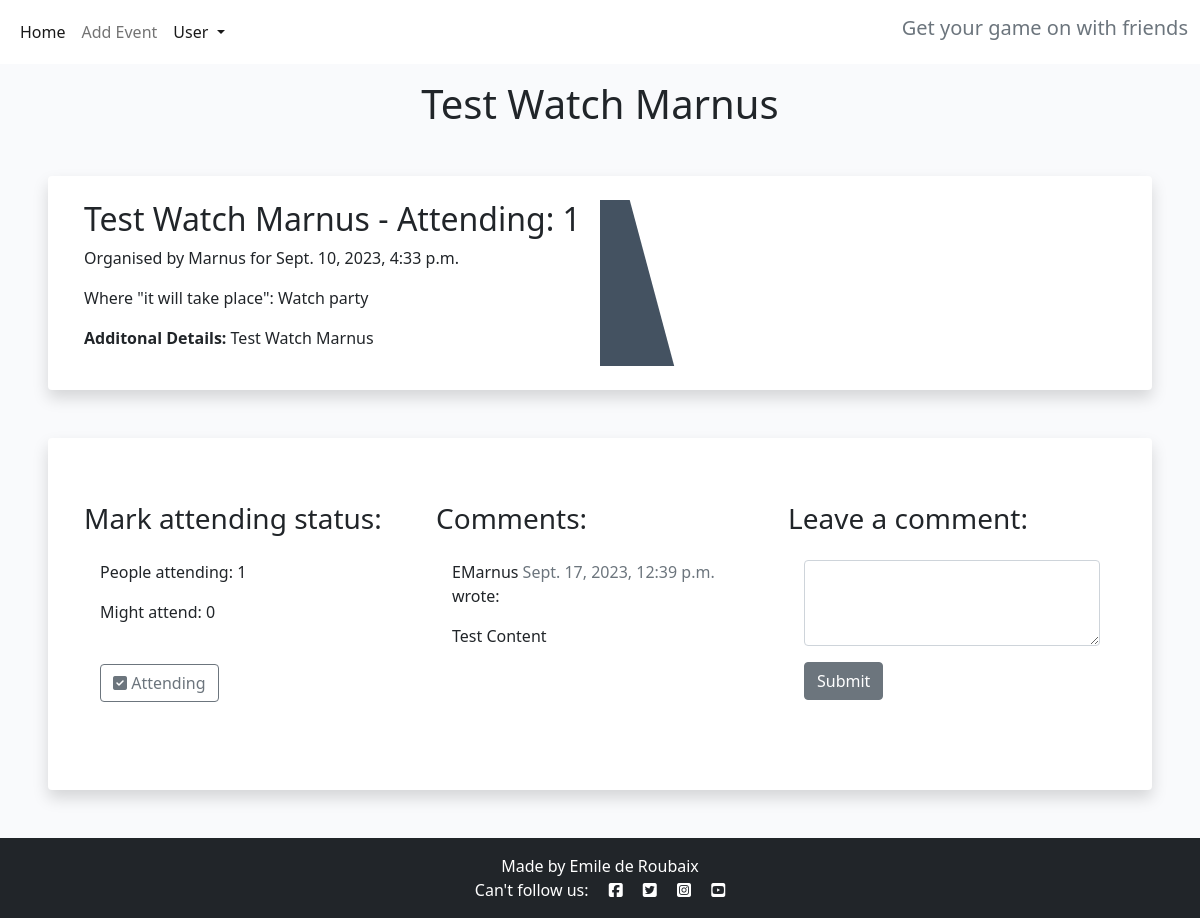
/booking-details/11 (signed in), run on the app's committed database.
### game_dates/models.py (models this page shows, shortened)
class Appointment(models.Model):
    user = models.ForeignKey(
        User, on_delete=models.CASCADE, null=True, blank=True)
    type = models.CharField(
        max_length=50, choices=SERVICE_CHOICES, default="Online gaming")
    day = models.DateField(default=datetime.now)
    time = models.CharField(
        max_length=24, choices=TIME_CHOICES)
    updated_on = models.DateTimeField(auto_now=True)
    description = models.CharField(
        max_length=50, null=True)
    content = models.TextField()
    created_on = models.DateTimeField(auto_now_add=True)
    approved = models.BooleanField(default=True)
    attending = models.ManyToManyField(
        User, related_name='event_attending', blank=True)
    tentative = models.ManyToManyField(
        User, related_name='event_tentative', blank=True)
    class Meta:
        ordering = ["-created_on"]
    def number_of_attendees(self):
        return self.attending.count()
    def number_of_tentative(self):
        return self.tentative.count()

class Comment(models.Model):
    post = models.ForeignKey(Appointment, on_delete=models.CASCADE,
                             related_name="comments")
    name = models.CharField(max_length=80)
    email = models.EmailField(blank=True)
    body = models.TextField()
    created_on = models.DateTimeField(auto_now_add=True)
    approved = models.BooleanField(default=True)
    class Meta:
        ordering = ["created_on"]

### game_dates/views.py (the view)
# urls.py: path('booking-details/<booking_id>', views.bookingDetails, name='bookingDetails'),
def bookingDetails(request, booking_id):
    booking = Appointment.objects.get(pk=booking_id)
    comments = booking.comments.filter(approved=True).order_by('created_on')
    attending = booking.number_of_attendees()
    tentative = booking.number_of_tentative()
    new_comment = None
    if request.method == 'POST':
        comment_form = CommentForm(data=request.POST)
        if comment_form.is_valid():
            new_comment = comment_form.save(commit=False)
            new_comment.name = request.user
            new_comment.post = Appointment.objects.get(id=booking_id)
            new_comment.save()
    else:
        comment_form = CommentForm()
    return render(request, 'bookingDetails.html', {
        'booking': booking,
        'comments': comments,
        'comment_form': comment_form,
        'attending': attending,
        'tentative': tentative,
        })

### game_dates/forms.py
class CommentForm(forms.ModelForm):
    class Meta:
        model = Comment
        fields = ('body',)
        widgets = {
            'body': forms.Textarea(attrs={'class': 'form-control', 'rows': '3'}),
        }
        labels = {
            'body': ''
        }

### game_dates/templates/bookingDetails.html (shortened to what this page needs)
{% extends "base.html" %}
{% block content %}
{% if user.is_authenticated %}
<h1 class="text-center  mt-3">{{ booking.description }}</h1>
<div class="shadow p-4 mb-5 bg-body bg-body rounded text-black  m-5 ">
    <div class="">
        <div class="container">
            <div class="row g-0">
                <div class="col-md-6 ">
                    <h2 class="">{{ booking.description }} - Attending: {{ attending }}</h2>
                    <p class="">Organised by {{ booking.user }} for {{ booking.created_on }}</p>
                    <p class="">Where "it will take place": {{ booking.type }}</p>
                    <p class=""><strong>Additonal Details:</strong> {{ booking.content }}</p>
                </div>
                <div class="d-none d-md-block col-md-6 masthead-image">
                    <img src="https://codeinstitute.s3.amazonaws.com/fullstack/blog/default.jpg" width="100%">
                </div>
            </div>
        </div>
    </div>
</div>
<div class="shadow p-4 mb-5 bg-body bg-body rounded text-black  m-5 ">
    <div class="container">
        <div class="row">
            <div class="col-md-4 card mb-4  mt-3 ">
                <h3 class="card-title mt-4">Mark attending status:</h3>
                <div class="card-body">
                    <p>People attending: {{ attending }}</p>
                    <p>Might attend: {{ tentative }}</p>
                    <div class="row">
                        <form class="d-inline mt-4" action="{% url 'attending' booking.id %}" method="POST">
                            {% if attending %}
                            <button type="submit" name="booking_id" value="{{booking.id}}" class="btn btn-outline-secondary"><i class="fa-solid fa-square-check"></i> Attending</button>
                            {% elif not tentative %}
                            <button type="submit" name="booking_id" value="{{booking.id}}" class="btn btn-outline-secondary"><i class="fa-regular fa-square-check"></i> Not Marked as Attending</button>
                            {% endif %}
                        </form>
                    </div>
                    <div class="row">
                    </div>
                </div>
            </div>
            <div class="col-md-4 card mb-4  mt-3 ">
                <h3 class="card-title mt-4">Comments:</h3>
                <div class="card-body">
                    {% for comment in comments %}
                    <div class="comments">
                        <p class="font-weight-bold">
                            {{ comment.name }}
                            <span class=" text-muted font-weight-normal">
                                {{ comment.created_on }}
                            </span> wrote:
                        </p>
                        {{  comment.body | linebreaks }}
                    </div>
                    {% endfor %}
                </div>
            </div>
            <div class="col-md-4 card mb-4  mt-3 ">
                <h3 class="card-title mt-4">Leave a comment:</h3>
                <div class="card-body">
                    {% if new_comment %}
                    <div class="alert alert-success" role="alert">
                        Your comment is awaiting approval
                    </div>
                    {% else %}
                    <div class="form-group">
                        <form method="post">
                            {{ comment_form.as_p }}
                            <button type="submit" class="btn btn-secondary">Submit</button>
                        </form>
                    </div>
                    {% endif %}
                </div>
            </div>
        </div>
    </div>
</div>
{% else %}
<div class="shadow p-4 mb-5 bg-body bg-body rounded text-black  m-5 ">
    <h1 class="p-2  me-3">You Are Not Signed in!</h1>
    <a href="{% url 'register' %}" class="btn btn-primary shadow text-center">Sign in</a>
</div>
{% endif %}
{% endblock %}

### static/css/style.css (style rules this page uses)
body { background-color: #F9FAFC; }
.main-bg { background-color: #F9FAFC; }
.card { border: none; background-color: transparent; }
.masthead-image { position: relative; overflow: hidden; }
.masthead-image:after { content: ""; position: absolute; top: 0; right: 90%; height: 100%; width: 150%; background: #445261; -webkit-transform: skew(15deg); -moz-transform: skew(15deg); transform: skew(15deg); z-index: 100; }

### data on the page
Appointment: description "Test Watch Marnus", user "Marnus", created_on "Sept. 10, 2023, 4:33 p.m.", type "Watch party", content "Test Watch Marnus"
Comment: name "EMarnus", created_on "Sept. 17, 2023, 12:39 p.m.", body "Test Content"

### other printed values
{{ attending }} "1"
{{ tentative }} "0"
